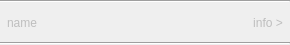
<?xml version="1.0" encoding="UTF-8"?>
<ui version="4.0">
 <class>LongButton</class>
 <widget class="QWidget" name="LongButton">
  <property name="geometry">
   <rect>
    <x>0</x>
    <y>0</y>
    <width>290</width>
    <height>45</height>
   </rect>
  </property>
  <property name="windowTitle">
   <string>Form</string>
  </property>
  <layout class="QVBoxLayout" name="verticalLayout">
   <property name="spacing">
    <number>0</number>
   </property>
   <property name="leftMargin">
    <number>0</number>
   </property>
   <property name="topMargin">
    <number>0</number>
   </property>
   <property name="rightMargin">
    <number>0</number>
   </property>
   <property name="bottomMargin">
    <number>0</number>
   </property>
   <item>
    <widget class="Line" name="top_line">
     <property name="orientation">
      <enum>Qt::Horizontal</enum>
     </property>
    </widget>
   </item>
   <item>
    <layout class="QHBoxLayout" name="horizontalLayout">
     <property name="spacing">
      <number>0</number>
     </property>
     <item>
      <widget class="QToolButton" name="btn_name">
       <property name="enabled">
        <bool>false</bool>
       </property>
       <property name="sizePolicy">
        <sizepolicy hsizetype="Preferred" vsizetype="Preferred">
         <horstretch>0</horstretch>
         <verstretch>0</verstretch>
        </sizepolicy>
       </property>
       <property name="text">
        <string>name</string>
       </property>
       <property name="icon">
        <iconset resource="../res.qrc">
         <normaloff>:/icon/head_picture/2.png</normaloff>:/icon/head_picture/2.png</iconset>
       </property>
       <property name="iconSize">
        <size>
         <width>30</width>
         <height>30</height>
        </size>
       </property>
       <property name="toolButtonStyle">
        <enum>Qt::ToolButtonTextBesideIcon</enum>
       </property>
       <property name="autoRaise">
        <bool>true</bool>
       </property>
      </widget>
     </item>
     <item>
      <spacer name="horizontalSpacer">
       <property name="orientation">
        <enum>Qt::Horizontal</enum>
       </property>
       <property name="sizeHint" stdset="0">
        <size>
         <width>199</width>
         <height>20</height>
        </size>
       </property>
      </spacer>
     </item>
     <item>
      <widget class="QToolButton" name="btn_info">
       <property name="enabled">
        <bool>false</bool>
       </property>
       <property name="sizePolicy">
        <sizepolicy hsizetype="Preferred" vsizetype="Preferred">
         <horstretch>0</horstretch>
         <verstretch>0</verstretch>
        </sizepolicy>
       </property>
       <property name="layoutDirection">
        <enum>Qt::LeftToRight</enum>
       </property>
       <property name="text">
        <string>info &gt;</string>
       </property>
       <property name="icon">
        <iconset resource="../res.qrc">
         <normaloff>:/icon/head_picture/1.png</normaloff>:/icon/head_picture/1.png</iconset>
       </property>
       <property name="iconSize">
        <size>
         <width>30</width>
         <height>30</height>
        </size>
       </property>
       <property name="toolButtonStyle">
        <enum>Qt::ToolButtonTextBesideIcon</enum>
       </property>
       <property name="autoRaise">
        <bool>true</bool>
       </property>
      </widget>
     </item>
    </layout>
   </item>
   <item>
    <widget class="Line" name="bottom_line">
     <property name="orientation">
      <enum>Qt::Horizontal</enum>
     </property>
    </widget>
   </item>
  </layout>
 </widget>
 <resources>
  <include location="../res.qrc"/>
 </resources>
 <connections/>
</ui>
